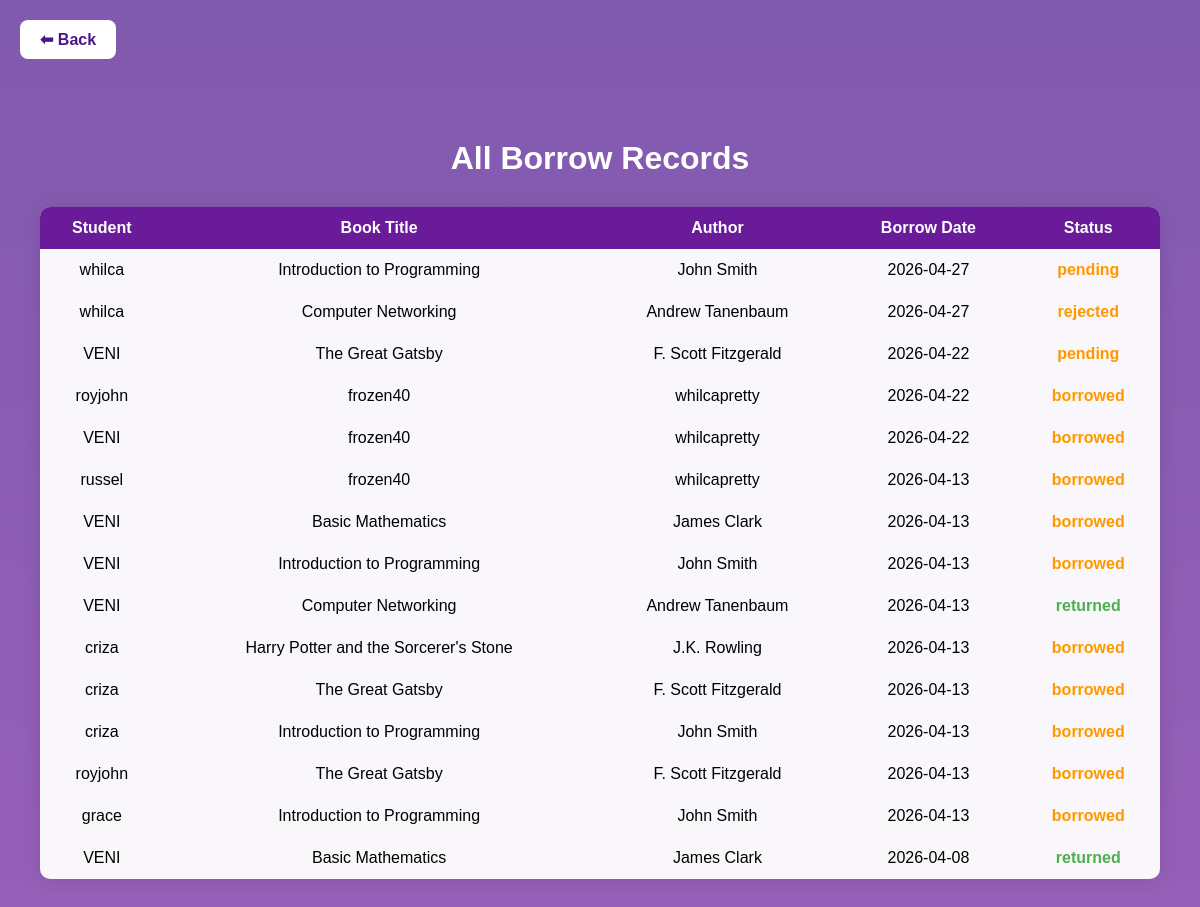
The page /librarian/borrow_records.php (signed in) on the database its author committed.
### tables this page shows
CREATE TABLE `borrowed_books` (
  `id` int(11) NOT NULL,
  `username` varchar(50) NOT NULL,
  `student_name` varchar(100) NOT NULL,
  `book_title` varchar(255) NOT NULL,
  `author` varchar(255) DEFAULT NULL,
  `borrow_date` date NOT NULL DEFAULT curdate(),
  `return_date` date DEFAULT NULL,
  `status` varchar(20) NOT NULL DEFAULT 'borrowed',
  `due_date` date DEFAULT NULL
);

CREATE TABLE `users` (
  `id` int(11) NOT NULL,
  `username` varchar(50) DEFAULT NULL,
  `email` varchar(100) NOT NULL,
  `password` varchar(50) DEFAULT NULL,
  `role` varchar(50) NOT NULL DEFAULT 'user',
  `gender` enum('male','female','other') DEFAULT NULL,
  `roles` varchar(50) NOT NULL,
  `profile_pic` varchar(255) DEFAULT 'default.png'
);

CREATE TABLE `books` (
  `id` int(11) NOT NULL,
  `title` varchar(100) DEFAULT NULL,
  `author` varchar(100) DEFAULT NULL,
  `quantity` int(11) DEFAULT NULL
);

### librarian/borrow_records.php (the view, shortened to what this page needs)
<?php
include("../db.php");
$query = "SELECT
            users.username AS username,
            books.title AS title,
            books.author,
            borrowed_books.borrow_date,
            borrowed_books.return_date,
            borrowed_books.status
          FROM borrowed_books
          JOIN users ON borrowed_books.username = users.username
          JOIN books ON borrowed_books.book_title = books.title
          ORDER BY borrowed_books.id DESC";
$result = mysqli_query($conn, $query);
?>
<!DOCTYPE html>
<html lang="en">
<head>
</head>
<body>
<a href="librarian_dashboard.php" class="back-btn">⬅ Back</a>
<div class="container">
<h1>All Borrow Records</h1>
<table>
<tr>
    <th>Student</th>
    <th>Book Title</th>
    <th>Author</th>
    <th>Borrow Date</th>
    <th>Status</th>
</tr>
<?php
if(mysqli_num_rows($result) > 0){
    while($row = mysqli_fetch_assoc($result)){
        $statusClass = ($row['status'] == 'returned') ? 'returned' : 'borrowed';
        echo "
        <tr>
            <td>".htmlspecialchars($row['username'])."</td>
            <td>".htmlspecialchars($row['title'])."</td>
            <td>".htmlspecialchars($row['author'])."</td>
            <td>".htmlspecialchars($row['borrow_date'])."</td>
            <td class='$statusClass'>".htmlspecialchars($row['status'])."</td>
        </tr>
        ";
    }
} else {
    echo "<tr><td colspan='5'>No records found.</td></tr>";
}
?>
</table>
</div>
</body>
</html>

### librarian/borrow_records.php (style rules this page uses)
body { font-family: 'Poppins', sans-serif; background: linear-gradient(rgba(74,20,140,0.7), rgba(106,27,154,0.7)), url('https://images.unsplash.com/photo-1524995997946-a1c2e315a42f') no-repeat center/cover; margin: 0; }
.container { padding: 40px; }
h1 { text-align: center; color: white; }
table { width: 100%; margin-top: 30px; border-collapse: collapse; background: rgba(255,255,255,0.95); border-radius: 10px; overflow: hidden; box-shadow: 0 0 20px rgba(0,0,0,0.1); }
th, td { padding: 12px; text-align: center; }
th { background: #6a1b9a; color: white; font-size: 16px; }
.borrowed { color: #ff9800; font-weight: bold; }
.returned { color: #4caf50; font-weight: bold; }
.back-btn { display: inline-block; margin: 20px; background: white; color: #4a148c; padding: 10px 20px; border-radius: 8px; text-decoration: none; font-weight: bold; transition: 0.3s; }

### rows shown on the page
borrowed_books: users.username "whilca", books.title "Introduction to Programming", books.author "John Smith", borrow_date "2026-04-27", status "pending"
borrowed_books: users.username "whilca", books.title "Computer Networking", books.author "Andrew Tanenbaum", borrow_date "2026-04-27", status "rejected"
borrowed_books: users.username "VENI", books.title "The Great Gatsby", books.author "F. Scott Fitzgerald", borrow_date "2026-04-22", status "pending"
borrowed_books: users.username "royjohn", books.title "frozen40", books.author "whilcapretty", borrow_date "2026-04-22", status "borrowed"
borrowed_books: users.username "VENI", books.title "frozen40", books.author "whilcapretty", borrow_date "2026-04-22", status "borrowed"
borrowed_books: users.username "russel", books.title "frozen40", books.author "whilcapretty", borrow_date "2026-04-13", status "borrowed"
borrowed_books: users.username "VENI", books.title "Basic Mathematics", books.author "James Clark", borrow_date "2026-04-13", status "borrowed"
borrowed_books: users.username "VENI", books.title "Introduction to Programming", books.author "John Smith", borrow_date "2026-04-13", status "borrowed"
borrowed_books: users.username "VENI", books.title "Computer Networking", books.author "Andrew Tanenbaum", borrow_date "2026-04-13", status "returned"
borrowed_books: users.username "criza", books.title "Harry Potter and the Sorcerer's Stone", books.author "J.K. Rowling", borrow_date "2026-04-13", status "borrowed"
borrowed_books: users.username "criza", books.title "The Great Gatsby", books.author "F. Scott Fitzgerald", borrow_date "2026-04-13", status "borrowed"
borrowed_books: users.username "criza", books.title "Introduction to Programming", books.author "John Smith", borrow_date "2026-04-13", status "borrowed"
borrowed_books: users.username "royjohn", books.title "The Great Gatsby", books.author "F. Scott Fitzgerald", borrow_date "2026-04-13", status "borrowed"
borrowed_books: users.username "grace", books.title "Introduction to Programming", books.author "John Smith", borrow_date "2026-04-13", status "borrowed"
borrowed_books: users.username "VENI", books.title "Basic Mathematics", books.author "James Clark", borrow_date "2026-04-08", status "returned"
